Frame 1 (no input): blank canvas, image omitted
Frame 60 (the mouse pressed at the canvas centre just before this capture): blank canvas, image omitted
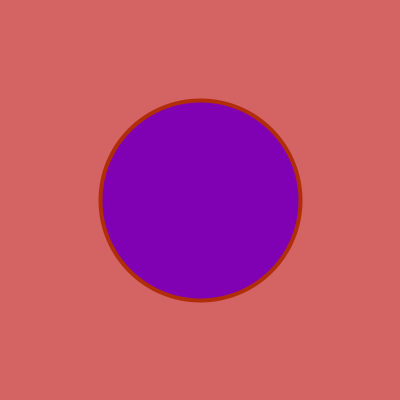
Frame 120 (the mouse held since frame 60 and released just before this capture)

The Processing sketch whose frames 1 and 60 were blank and that drew this single picture after the mouse press (run headless with seeded random() and noise(); from frame 60 on, the mouse is pressed at the canvas centre):

// Processing sketch: processing_140425
// ── processing_140425.pde

// base example for color experiments
// AW, March 2014
//
 
color c1,c2,c3; // Füllfarbe, Linienfarbe, Hintergrundfarbe
 
void setup() {
  defineColors();
  background(c3);
  size(400,400);
  strokeWeight(4); 
  colorMode(HSB, 360, 100, 100);
}
 
void draw() {
  defineColors();
  fill(c1);
  stroke(c2);
  ellipse(mouseX, mouseY, abs(mouseX-pmouseX), abs(mouseX-pmouseX));
}

void mousePressed() {
  defineColors(); 
  background(c3);
}
   
void defineColors() {
  
   c1 = color(283,100, random(70,90) ); //(283,100,83);
   c2 = color(13, 95, random(60,95)); //(13,95,93);
   c3 = color (211,100, random(90,100) );//(211,100,95);
}
